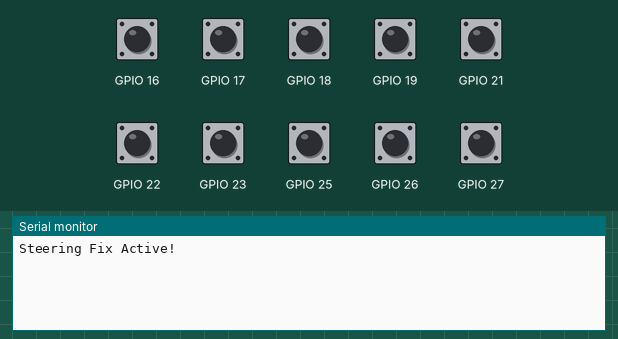
Simulated run of this sketch. Board: ESP32. Parts: the last lines printed to the serial monitor. The inputs (shaded band) are chosen by the test bench; at power-on: GPIO 16–19, GPIO 21–23, GPIO 25–27 HIGH. USB keyboard and mouse output is not drawn.

Above: at 1.2 s.
1.3 s: GPIO 16 pulled LOW for 1 s
At 3.0 s:
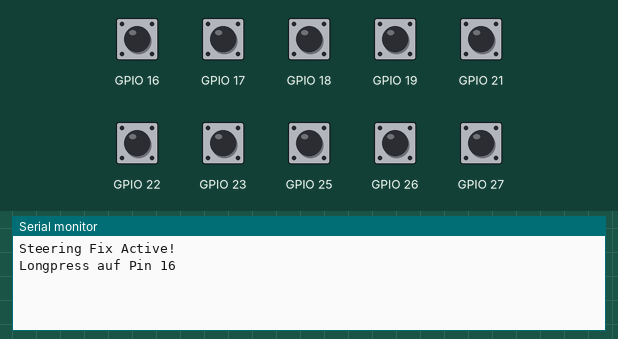
3.8 s: GPIO 18 pulled LOW for 0.15 s
At 4.9 s:
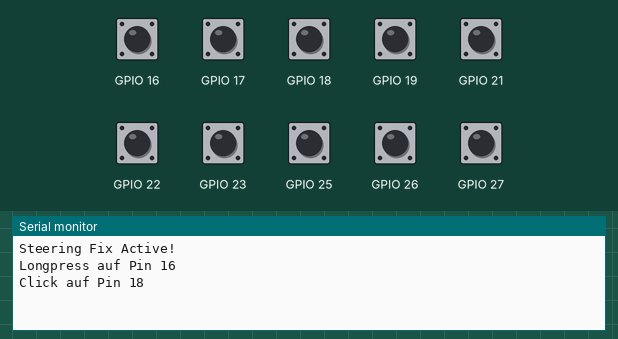
5.4 s: GPIO 17 pulled LOW for 1 s
At 7.4 s:
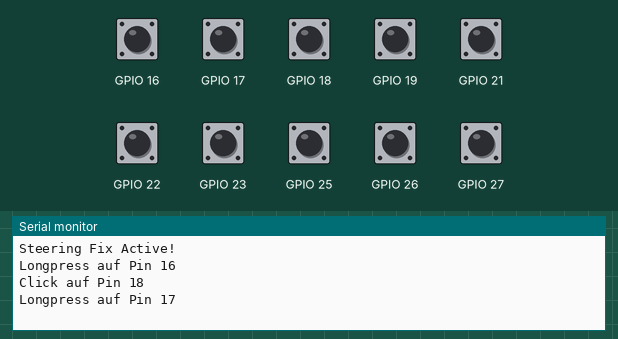
7.9 s: GPIO 19 pulled LOW for 0.15 s
At 9.2 s:
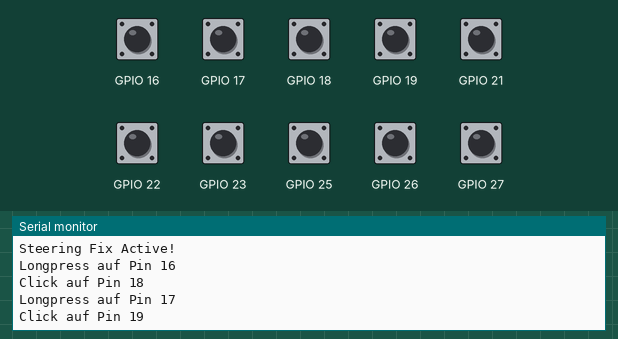
9.5 s: GPIO 21 pulled LOW for 0.15 s
At 10.6 s:
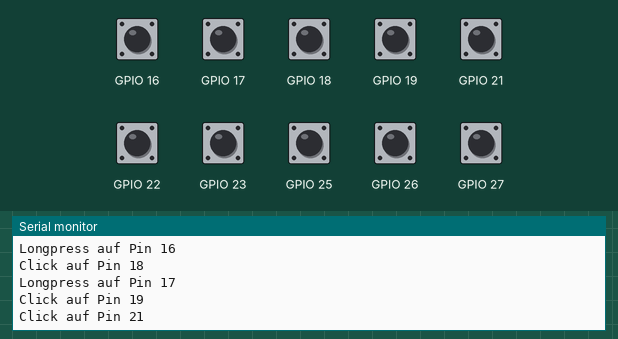
11.1 s: GPIO 22 pulled LOW for 0.15 s
At 12.8 s:
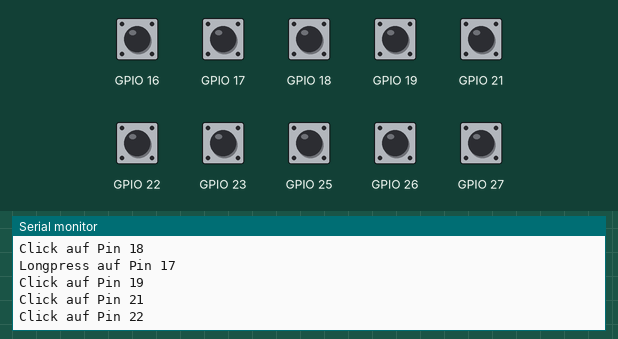
Timing chart, 0 to 13.7 s (numbered marks = the images above; inputs shaded):
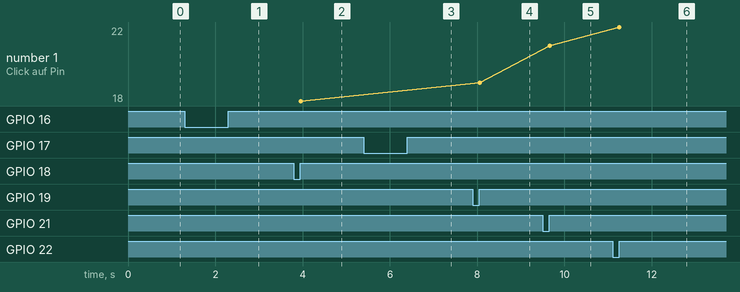

Measured:
- after the input at 1.3 s, the serial monitor: prints a new line after 0.52 s (image 1)
- after the input at 3.8 s, the serial monitor: prints a new line after 0.16 s (image 2)
- after the input at 5.4 s, the serial monitor: prints a new line after 0.52 s (image 3)
- after the input at 7.9 s, the serial monitor: prints a new line after 0.16 s (image 4)
- after the input at 9.5 s, the serial monitor: prints a new line after 0.16 s (image 5)
- after the input at 11.1 s, the serial monitor: prints a new line after 0.15 s (image 6)
- plotted number 1: 18 → 19 after the input at 7.9 s, 19 → 21 after the input at 9.5 s, 21 → 22 after the input at 11.1 s

The sketch:

wemos32d1mini.ino
```cpp
/**
 * BikeTerra COMMANDER - STEERING EDITION
 * Hardware: ESP32 D1 Mini (WROOM)
 * Fix: Lenkung (Links/Rechts) reagiert jetzt sofort (Hold-to-steer)
 */

#include <BleKeyboard.h>

BleKeyboard bleKeyboard("BikeTerra Commander", "DIY", 100);

const int LONG_PRESS_MS = 500;

class SmartButton {
  private:
    int pin;
    int keyShort;
    int keyLong;
    bool useShiftLong;
    bool isSteeringKey; // NEU: Ist das eine Lenk-Taste?

    unsigned long pressStartTime = 0;
    bool isPressed = false;
    bool longPressTriggered = false; // Damit Longpress nur 1x feuert

  public:
    // Konstruktor erweitert: isSteering (true für Links/Rechts)
    SmartButton(int p, int kS, int kL, bool shiftL, bool steering) {
      pin = p;
      keyShort = kS;
      keyLong = kL;
      useShiftLong = shiftL;
      isSteeringKey = steering;
    }

    void begin() {
      pinMode(pin, INPUT_PULLUP);
    }

    void update() {
      bool active = (digitalRead(pin) == LOW); // LOW = Gedrückt

      // --- TASTE WIRD GERADE GEDRÜCKT ---
      if (active) {
        if (!isPressed) {
          // 1. Moment des Drückens (Flanke)
          isPressed = true;
          pressStartTime = millis();
          longPressTriggered = false;

          // WENN ES EINE LENKTASTE IST: SOFORT DRÜCKEN!
          if (isSteeringKey) {
            bleKeyboard.press(keyShort);
          }
        }

        // 2. Taste wird gehalten (Prüfung auf Longpress)
        if (!longPressTriggered && (millis() - pressStartTime > LONG_PRESS_MS)) {
          // Longpress Zeit erreicht!

          if (isSteeringKey) {
            // Bei Lenkung: Erst Lenken beenden, dann Longpress feuern
            bleKeyboard.release(keyShort);
          }

          if (keyLong != 0) {
            Serial.print("Longpress auf Pin "); Serial.println(pin);
            if (useShiftLong) bleKeyboard.press(KEY_LEFT_SHIFT);
            bleKeyboard.write(keyLong);
            if (useShiftLong) bleKeyboard.release(KEY_LEFT_SHIFT);
          }

          longPressTriggered = true; // Damit es nicht dauernd feuert
        }
      }

      // --- TASTE WURDE LOSGELASSEN ---
      else if (!active && isPressed) {
        isPressed = false;

        // War es nur ein kurzer Druck?
        if (!longPressTriggered) {
          if (isSteeringKey) {
            // Lenkung beenden (Release)
            bleKeyboard.release(keyShort);
          } else {
            // Normale Taste: Jetzt erst feuern (Tap)
            Serial.print("Click auf Pin "); Serial.println(pin);
            bleKeyboard.write(keyShort);
          }
        }
        // Falls Longpress schon gefeuert hat, müssen wir beim Loslassen nichts tun
      }
    }
};

// --- TASTEN DEFINITION ---

// MODUL 1 (Steering Keys: letzter Parameter auf "true"!)
// Links/Rechts: isSteering = true -> Reagiert sofort!
SmartButton m1_Left(16, KEY_LEFT_ARROW, 'r', true, true);    // Links lenken (sofort) / Shift+R (lang)
SmartButton m1_Right(17, KEY_RIGHT_ARROW, 'n', true, true);  // Rechts lenken (sofort) / Shift+N (lang)

// Die anderen bleiben normale "Tap" Tasten (isSteering = false)
SmartButton m1_Up(18, 'w', ' ', true, false);
SmartButton m1_Down(19, 's', 'e', true, false);
SmartButton m1_Center(21, 'b', ',', false, false);

// MODUL 2 (Einfache Tasten)
SmartButton m2_Left(22, 'c', 0, false, false);
SmartButton m2_Right(23, 'p', 0, false, false);
SmartButton m2_Up(25, 'm', 0, false, false);
SmartButton m2_Down(26, 't', 0, false, false);
SmartButton m2_Center(27, 'f', 0, false, false);

void setup() {
  Serial.begin(115200);

  // Alle initialisieren
  m1_Left.begin(); m1_Right.begin(); m1_Up.begin(); m1_Down.begin(); m1_Center.begin();
  m2_Left.begin(); m2_Right.begin(); m2_Up.begin(); m2_Down.begin(); m2_Center.begin();

  bleKeyboard.begin();
  Serial.println("Steering Fix Active!");
}

void loop() {
  if (bleKeyboard.isConnected()) {
    m1_Left.update();
    m1_Right.update();
    m1_Up.update();
    m1_Down.update();
    m1_Center.update();

    m2_Left.update();
    m2_Right.update();
    m2_Up.update();
    m2_Down.update();
    m2_Center.update();
  }
  delay(10);
}
```
